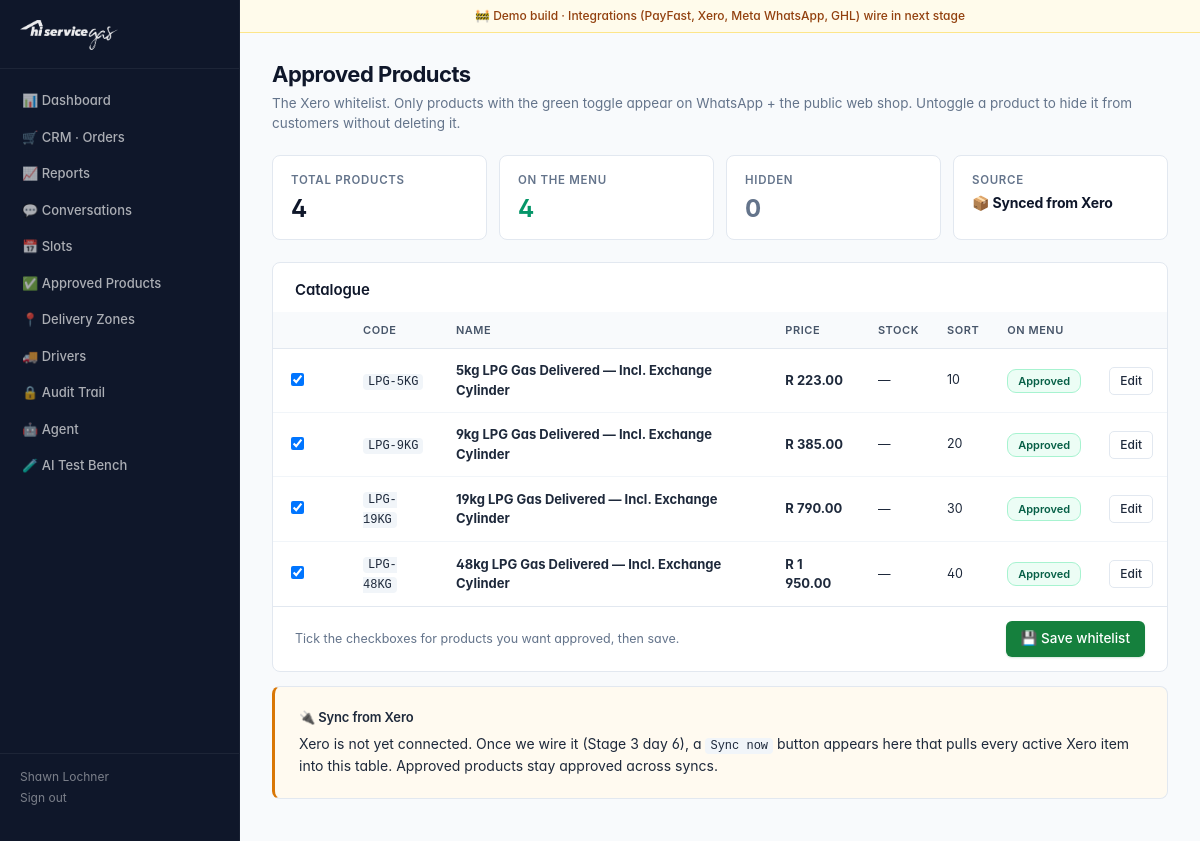
/admin/products.php (signed in), run on the app's committed database.
### tables this page shows
CREATE TABLE products (
  id INT AUTO_INCREMENT PRIMARY KEY,
  xero_item_id VARCHAR(64) UNIQUE,
  code VARCHAR(64) NOT NULL,
  name VARCHAR(255) NOT NULL,
  description TEXT,
  price DECIMAL(12,2) NOT NULL,
  in_stock_qty INT DEFAULT 0,
  is_tracked TINYINT(1) DEFAULT 0,
  is_active TINYINT(1) DEFAULT 1,
  category VARCHAR(64) DEFAULT 'gas',
  sort_order INT DEFAULT 100,
  image_url VARCHAR(512),
  updated_at TIMESTAMP DEFAULT CURRENT_TIMESTAMP ON UPDATE CURRENT_TIMESTAMP,
  INDEX idx_active_sort (is_active, sort_order),
  INDEX idx_category (category)
);

### includes/db.php (called while the page is built, shortened)
<?php
function db(): PDO
{
    $host = (string) env('DB_HOST', 'localhost');
    $name = (string) env('DB_NAME', '');
    $user = (string) env('DB_USER', '');
    $pass = (string) env('DB_PASS', '');
    $dsn = "mysql:host={$host};dbname={$name};charset=utf8mb4";
    $pdo = new PDO($dsn, $user, $pass, [
        PDO::ATTR_ERRMODE            => PDO::ERRMODE_EXCEPTION,
        PDO::ATTR_DEFAULT_FETCH_MODE => PDO::FETCH_ASSOC,
        PDO::ATTR_EMULATE_PREPARES   => false,
        PDO::MYSQL_ATTR_INIT_COMMAND => "SET NAMES utf8mb4 COLLATE utf8mb4_unicode_ci",
    ]);
    return $pdo;
}

### includes/helpers.php (called while the page is built, shortened)
<?php
function h($v): string
{
    return htmlspecialchars((string) $v, ENT_QUOTES | ENT_SUBSTITUTE, 'UTF-8');
}
function money($v): string
{
    return 'R ' . number_format((float) $v, 2, '.', ' ');
}

### admin/products.php (the view, shortened to what this page needs)
<?php
$products = db()->query("SELECT * FROM products ORDER BY sort_order, name")->fetchAll();
$active   = count(array_filter($products, fn($p) => $p['is_active']));
include __DIR__ . '/_header.php';
?>
<div class="page-head">
  <h1>Approved Products</h1>
  <p class="muted">The Xero whitelist. Only products with the green toggle appear on WhatsApp + the public web shop. Untoggle a product to hide it from customers without deleting it.</p>
</div>
<div class="stat-grid">
  <div class="stat-card">
    <div class="stat-label">Total products</div>
    <div class="stat-value"><?= count($products) ?></div>
  </div>
  <div class="stat-card">
    <div class="stat-label">On the menu</div>
    <div class="stat-value" style="color:var(--success)"><?= $active ?></div>
  </div>
  <div class="stat-card">
    <div class="stat-label">Hidden</div>
    <div class="stat-value" style="color:var(--grey)"><?= count($products) - $active ?></div>
  </div>
  <div class="stat-card">
    <div class="stat-label">Source</div>
    <div class="stat-value" style="font-size:14px">📦 Synced from Xero</div>
  </div>
</div>
<div class="card" style="padding:0">
  <h2 style="padding:18px 22px 0">Catalogue</h2>
  <form method="post">
    <div class="table-wrap">
    <table class="data-table">
      <thead>
        <tr><th></th><th></th><th>Code</th><th>Name</th><th>Price</th><th>Stock</th><th>Sort</th><th>On menu</th><th></th></tr>
      </thead>
      <tbody>
        <?php foreach ($products as $p): ?>
          <tr style="<?= $p['is_active'] ? '' : 'opacity:.55' ?>">
            <td><input type="checkbox" name="approved[]" value="<?= (int) $p['id'] ?>" <?= $p['is_active'] ? 'checked' : '' ?>></td>
            <td>
            </td>
            <td><code><?= h($p['code']) ?></code></td>
            <td><b><?= h($p['name']) ?></b></td>
            <td><b><?= h(money($p['price'])) ?></b></td>
            <td class="muted small"><?= $p['is_tracked'] ? (int) $p['in_stock_qty'] : '—' ?></td>
            <td class="muted small"><?= (int) $p['sort_order'] ?></td>
            <td>
              <form method="post" style="display:inline">
                <button type="submit" class="toggle-pill <?= $p['is_active'] ? 'on' : 'off' ?>">
                  <?= $p['is_active'] ? 'Approved' : 'Hidden' ?>
                </button>
              </form>
            </td>
            <td class="td-actions"><a href="?edit=<?= (int) $p['id'] ?>" class="btn btn-ghost btn-sm">Edit</a></td>
          </tr>
        <?php endforeach; ?>
      </tbody>
    </table>
    </div>
    <div style="padding:14px 22px;border-top:1px solid var(--line);display:flex;justify-content:space-between;align-items:center">
      <span class="muted small">Tick the checkboxes for products you want approved, then save.</span>
      <button type="submit" class="btn btn-primary">💾 Save whitelist</button>
    </div>
  </form>
</div>
<div class="card" style="background:#fffaf0;border-left:3px solid var(--warn)">
  <h3 style="margin-top:0">🔌 Sync from Xero</h3>
  <p>Xero is not yet connected. Once we wire it (Stage 3 day 6), a <code>Sync now</code> button appears here that pulls every active Xero item into this table. Approved products stay approved across syncs.</p>
</div>
<?php include __DIR__ . '/_footer.php'; ?>

### data on the page
products: is_active "☑", code "LPG-5KG", name "5kg LPG Gas Delivered — Incl. Exchange Cylinder", price "R 223.00", sort_order "10", shows "Approved"
products: is_active "☑", code "LPG-9KG", name "9kg LPG Gas Delivered — Incl. Exchange Cylinder", price "R 385.00", sort_order "20", shows "Approved"
products: is_active "☑", code "LPG-19KG", name "19kg LPG Gas Delivered — Incl. Exchange Cylinder", price "R 790.00", sort_order "30", shows "Approved"
products: is_active "☑", code "LPG-48KG", name "48kg LPG Gas Delivered — Incl. Exchange Cylinder", price "R 1 950.00", sort_order "40", shows "Approved"

### other printed values
$user['display_name'] "Shawn Lochner"
count($products) "4"
$active "4"
count($products) - $active "0"
